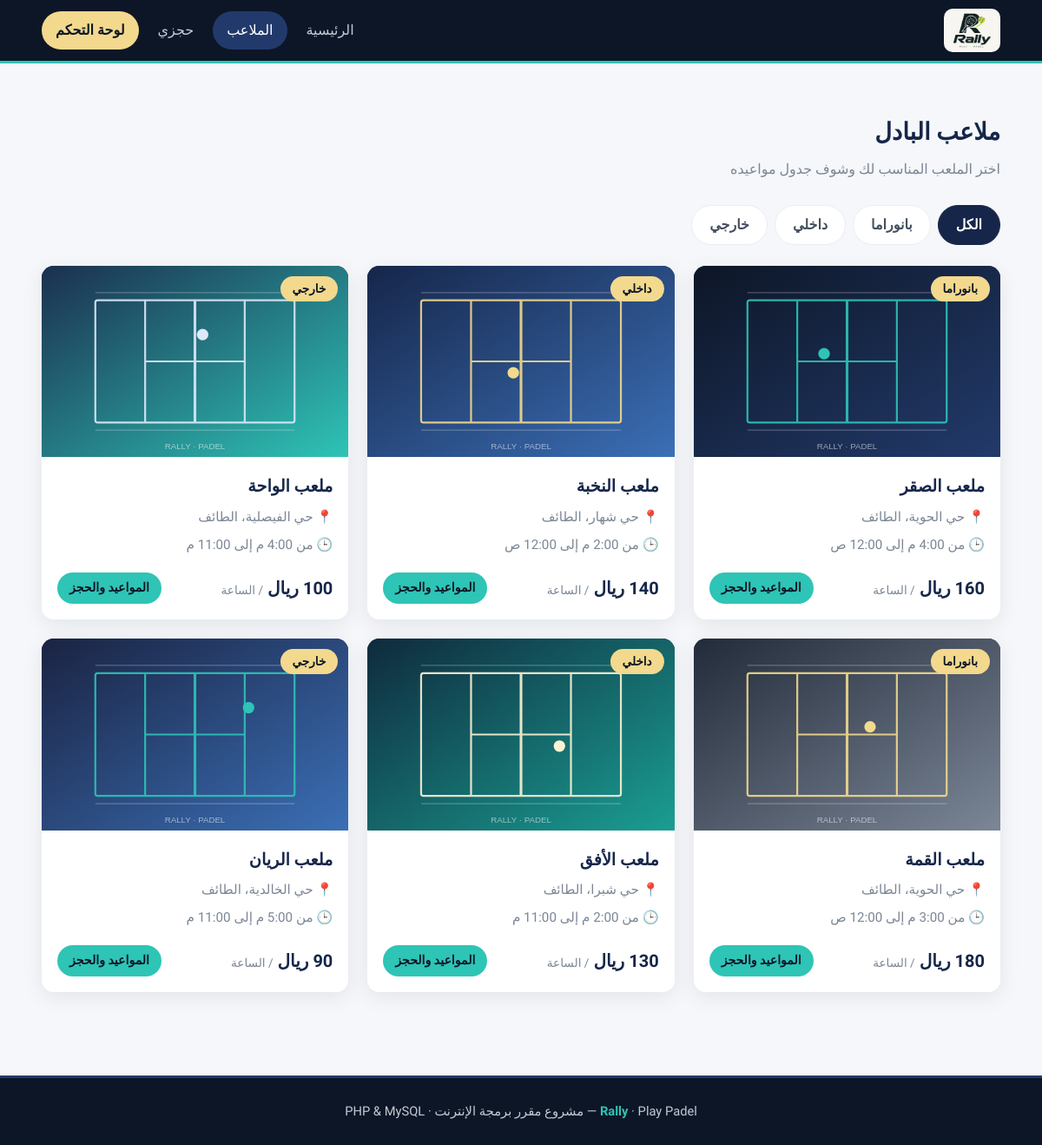
The page /courts.php on the database its author committed.
### tables this page shows
CREATE TABLE courts (
  id INT AUTO_INCREMENT PRIMARY KEY,
  name VARCHAR(100) NOT NULL,
  type VARCHAR(20) NOT NULL,
  location VARCHAR(150) NOT NULL,
  image VARCHAR(150) NOT NULL,
  price_hour INT NOT NULL,
  open_hour INT NOT NULL,
  close_hour INT NOT NULL
);

### config.php (called while the page is built, shortened)
<?php
function hourLabel($h) {
  $h = $h % 24;
  if ($h >= 12) { $ampm = "م"; } else { $ampm = "ص"; }
  $x = $h % 12;
  if ($x == 0) { $x = 12; }
  return $x . ":00 " . $ampm;
}
$courtTypes = array("بانوراما", "داخلي", "خارجي");
?>

### courts.php (the view, shortened to what this page needs)
<?php
include "config.php";
$active = "courts";
include "header.php";
$type = "";
if (in_array($type, $courtTypes)) {
  $sql = "SELECT * FROM courts WHERE type='$type' ORDER BY id";
} else {
  $type = "";
  $sql = "SELECT * FROM courts ORDER BY id";
}
$result = mysqli_query($conn, $sql);
?>
<section class="section">
  <div class="container">
    <h2 class="section-title">ملاعب البادل</h2>
    <p class="section-sub">اختر الملعب المناسب لك وشوف جدول مواعيده</p>
    <div class="filters">
      <a href="courts.php" class="chip <?php if ($type == '') echo 'active'; ?>">الكل</a>
      <?php foreach ($courtTypes as $t) { ?>
        <a href="courts.php?type=<?php echo urlencode($t); ?>" class="chip <?php if ($type == $t) echo 'active'; ?>"><?php echo $t; ?></a>
      <?php } ?>
    </div>
    <?php if (mysqli_num_rows($result) == 0) { ?>
      <div class="panel empty">ما فيه ملاعب من هذا النوع حاليًا.</div>
    <?php } else { ?>
    <div class="grid">
      <?php while ($row = mysqli_fetch_assoc($result)) { ?>
        <div class="card">
          <div class="card-img">
            <img src="images/courts/<?php echo $row['image']; ?>" alt="<?php echo $row['name']; ?>">
            <span class="badge badge-type"><?php echo $row['type']; ?></span>
          </div>
          <div class="card-body">
            <h3><?php echo $row['name']; ?></h3>
            <div class="meta">📍 <?php echo $row['location']; ?></div>
            <div class="meta">🕒 من <?php echo hourLabel($row['open_hour']); ?> إلى <?php echo hourLabel($row['close_hour']); ?></div>
            <div class="card-foot">
              <div class="price"><?php echo $row['price_hour']; ?> ريال <small>/ الساعة</small></div>
              <a href="court.php?id=<?php echo $row['id']; ?>" class="btn btn-primary btn-sm">المواعيد والحجز</a>
            </div>
          </div>
        </div>
      <?php } ?>
    </div>
    <?php } ?>
  </div>
</section>
<?php include "footer.php"; ?>

### header.php (shortened to what this page needs)
<?php
if (!isset($base)) { $base = ""; }
?>
<!DOCTYPE html>
<html lang="ar" dir="rtl">
<head>
  <link rel="stylesheet" href="<?php echo $base; ?>css/style.css">
</head>
<body>
<header class="site-header">
  <div class="container nav">
    <a class="brand" href="<?php echo $base; ?>index.php">
      <img src="<?php echo $base; ?>images/logo.png" alt="Rally Play Padel">
    </a>
    <nav class="nav-links">
      <a href="<?php echo $base; ?>index.php" class="<?php if ($active == 'home') echo 'active'; ?>">الرئيسية</a>
      <a href="<?php echo $base; ?>courts.php" class="<?php if ($active == 'courts') echo 'active'; ?>">الملاعب</a>
      <a href="<?php echo $base; ?>booking.php" class="<?php if ($active == 'booking') echo 'active'; ?>">حجزي</a>
      <a href="<?php echo $base; ?>admin/index.php" class="admin-link">لوحة التحكم</a>
    </nav>
  </div>
</header>

### footer.php (shortened to what this page needs)
<footer class="site-footer">
  <div class="container">
    <b>Rally</b> · Play Padel — مشروع مقرر برمجة الإنترنت · PHP &amp; MySQL
  </div>
</footer>
</body>
</html>

### css/style.css (style rules this page uses)
:root { --ink: #0D1626; --navy: #16264A; --navy-2: #223A6B; --blue: #3B6FB6; --sky: #DCE9F8; --tiffany: #2EC4B6; --tiffany-dark: #178C81; --tiffany-soft: #DDF5F2; --yellow: #F2D98D; --yellow-soft: #FBF3D5; --yellow-dark: #8A6D12; --g50: #F5F7FA; --g100: #E9EDF2; --g300: #C3CBD6; --g500: #7B8696; --g700: #444F5E; --red-soft: #FBE4E4; --red: #B3372F; --radius: 14px; --shadow: 0 6px 24px rgba(13, 22, 38, .08); }
* { box-sizing: border-box; margin: 0; padding: 0; }
html { scroll-behavior: smooth; }
body { font-family: "Tajawal", "Segoe UI", Tahoma, sans-serif; background: var(--g50); color: var(--ink); line-height: 1.7; direction: rtl; }
a { color: inherit; text-decoration: none; }
img { max-width: 100%; display: block; }
.container { width: min(1120px, 92%); margin: 0 auto; }
.site-header { background: var(--ink); position: sticky; top: 0; z-index: 50; border-bottom: 3px solid var(--tiffany); }
.nav { display: flex; align-items: center; justify-content: space-between; gap: 16px; padding: 10px 0; flex-wrap: wrap; }
.brand { display: flex; align-items: center; gap: 10px; }
.brand img { height: 50px; width: auto; background: #F7F6F2; border-radius: 10px; padding: 3px 8px; }
.nav-links { display: flex; gap: 6px; flex-wrap: wrap; }
.nav-links a { color: var(--g300); padding: 8px 16px; border-radius: 999px; font-weight: 500; transition: .2s; }
.nav-links a:hover, .nav-links a.active { background: var(--navy-2); color: #fff; }
.nav-links a.admin-link { background: var(--yellow); color: var(--ink); font-weight: 700; }
.btn { display: inline-block; border: 0; cursor: pointer; font-family: inherit; font-size: 1rem; font-weight: 700; padding: 11px 24px; border-radius: 999px; transition: .2s; text-align: center; }
.btn-primary { background: var(--tiffany); color: var(--ink); }
.btn-sm { padding: 6px 14px; font-size: .88rem; }
.section { padding: 56px 0; }
.section-title { font-size: 1.7rem; margin-bottom: 6px; color: var(--navy); }
.section-sub { color: var(--g500); margin-bottom: 28px; }
.grid { display: grid; grid-template-columns: repeat(auto-fill, minmax(300px, 1fr)); gap: 22px; }
.card { background: #fff; border-radius: var(--radius); overflow: hidden; box-shadow: var(--shadow); transition: .25s; display: flex; flex-direction: column; }
.card-img { position: relative; aspect-ratio: 16/10; background: var(--navy); overflow: hidden; }
.card-img img { width: 100%; height: 100%; object-fit: cover; }
.badge { display: inline-block; padding: 3px 14px; border-radius: 999px; font-size: .85rem; font-weight: 700; }
.badge-type { position: absolute; top: 12px; right: 12px; background: var(--yellow); color: var(--ink); }
.card-body { padding: 18px; display: flex; flex-direction: column; gap: 6px; flex: 1; }
.card-body h3 { color: var(--navy); font-size: 1.2rem; }
.meta { color: var(--g500); font-size: .95rem; display: flex; gap: 6px; align-items: center; }
.card-foot { margin-top: auto; padding-top: 12px; display: flex; justify-content: space-between; align-items: center; }
.price { font-weight: 800; font-size: 1.25rem; color: var(--navy); }
.price small { color: var(--g500); font-weight: 500; font-size: .85rem; }
.filters { display: flex; gap: 8px; flex-wrap: wrap; margin-bottom: 24px; }
.chip { padding: 8px 20px; border-radius: 999px; background: #fff; color: var(--g700); border: 1px solid var(--g100); font-weight: 600; }
.chip.active, .chip:hover { background: var(--navy); color: #fff; border-color: var(--navy); }
.site-footer { background: var(--ink); color: var(--g300); margin-top: 40px; padding: 26px 0; text-align: center; font-size: .92rem; border-top: 3px solid var(--navy-2); }
.site-footer b { color: var(--tiffany); }
body { overflow-x: hidden; }

### rows shown on the page
courts: image (picture), type "بانوراما", name "ملعب الصقر", location "حي الحوية، الطائف", open_hour "4:00 م", close_hour "12:00 ص", price_hour "160"
courts: image (picture), type "داخلي", name "ملعب النخبة", location "حي شهار، الطائف", open_hour "2:00 م", close_hour "12:00 ص"
courts: image (picture), type "خارجي", name "ملعب الواحة", location "حي الفيصلية، الطائف", open_hour "4:00 م", close_hour "11:00 م", price_hour "100"
courts: image (picture), type "بانوراما", name "ملعب القمة", location "حي الحوية، الطائف", open_hour "3:00 م", close_hour "12:00 ص", price_hour "180"
courts: image (picture), type "داخلي", name "ملعب الأفق", location "حي شبرا، الطائف", open_hour "2:00 م", close_hour "11:00 م"
courts: image (picture), type "خارجي", name "ملعب الريان", location "حي الخالدية، الطائف", open_hour "5:00 م", close_hour "11:00 م"

### other values the page prints
$t "بانوراما"
$t "داخلي"
$t "خارجي"
